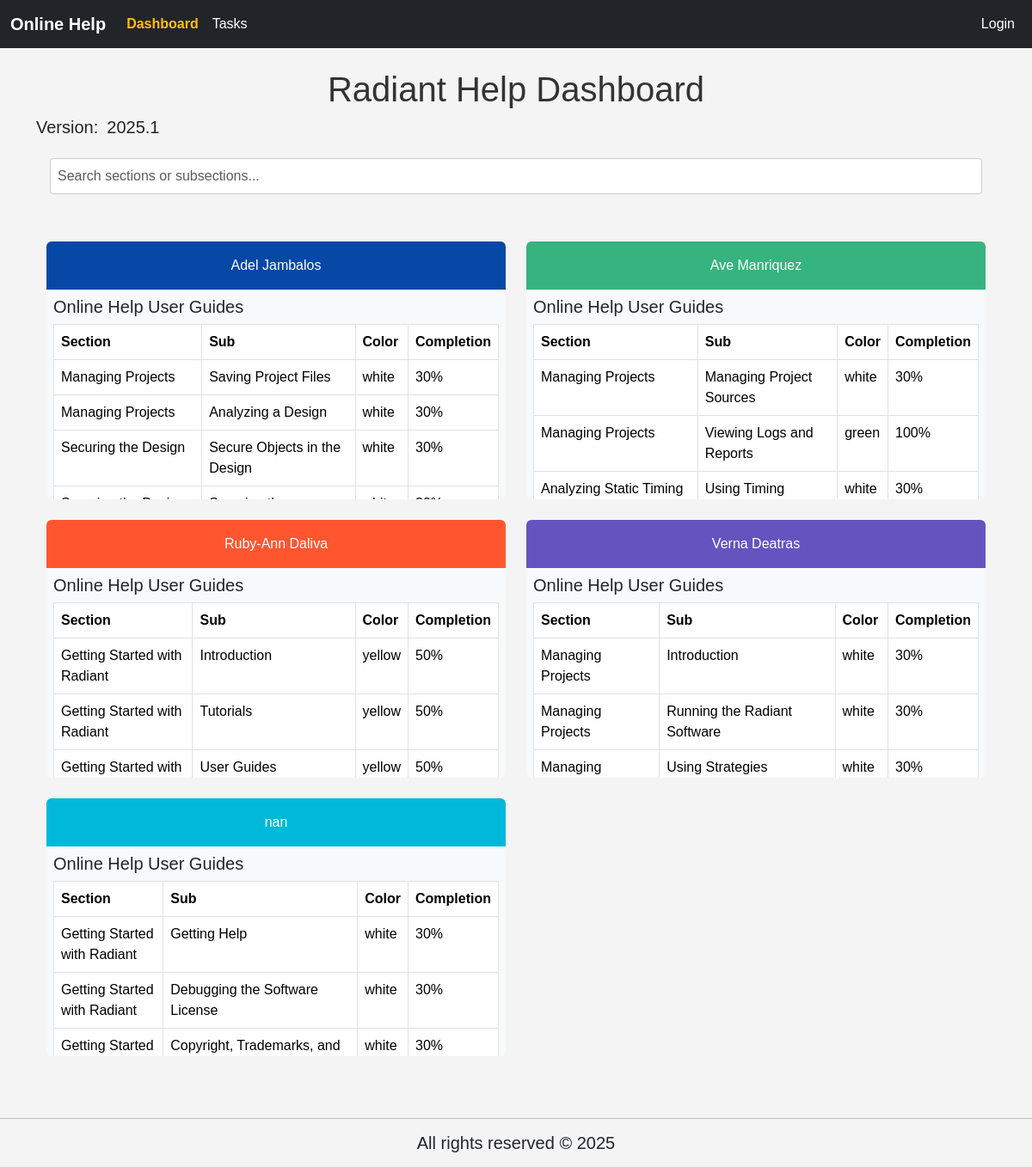
Screenshot of /online_help/ with the database file from the repository.
### online_help/models.py (models this page shows, shortened)
class Version(models.Model):
    number = models.CharField(max_length=20)
    updated_at = models.DateTimeField(auto_now=True)

class Writers(models.Model):
    writer_name = models.CharField(max_length=255)

class Task(models.Model):
    document = models.CharField(max_length=255)
    section = models.CharField(max_length=255)
    sub_section = models.CharField(max_length=255)
    comments = models.TextField()
    SME = models.CharField(max_length=255)
    color = models.CharField(max_length=50)
    completion = models.CharField(max_length=100, default='0%')
    created_at = models.DateTimeField(auto_now_add=True)  # Add this line

class TaskWriter(models.Model):
    task = models.ForeignKey(Task, on_delete=models.CASCADE)
    writer = models.ForeignKey(Writers, on_delete=models.CASCADE)
    class Meta:
        unique_together = ('task', 'writer')

### online_help/views.py (the view)
# urls.py: path('', views.home_test, name='home_test'),
def home_test(request):
    writers = Writers.objects.annotate(
        sort_name=Coalesce('writer_name', Value('zzz'))  # 'zzz' ensures nulls go last
    ).order_by('sort_name')
    task_writers = TaskWriter.objects.select_related('task', 'writer')
    writer_tasks_grouped = {}
    color_classes = [
        "color-blue", "color-green", "color-red", "color-purple",
        "color-cyan", "color-orange", "color-teal", "color-yellow"
    ]
    writer_color_classes = {}
    for i, writer in enumerate(writers):
        writer_color_classes[writer.pk] = color_classes[i % len(color_classes)]
        grouped_by_doc = defaultdict(list)
        for tw in task_writers:
            if tw.writer_id == writer.pk:
                grouped_by_doc[tw.task.document].append(tw)
        writer_tasks_grouped[writer.pk] = dict(grouped_by_doc)
    version = Version.objects.first()
    ctx = {
        'writers': writers,
        'writer_tasks_grouped': writer_tasks_grouped,
        'writer_color_classes': writer_color_classes,
        'version': version,
        'can_edit': request.user.is_authenticated and (request.user.is_superuser or request.user.is_staff),
    }
    return render(request, 'online_help/home_test.html', ctx)

### online_help/templatetags/custom_filters.py (called while the page is built)
@register.filter
def get_item(dictionary, key):
    return dictionary.get(key)

### online_help/templates/online_help/home_test.html (shortened to what this page needs)
{% extends 'online_help/base.html' %}
{% block content %}
{% load static custom_filters %}
<link rel="stylesheet" href="{% static 'css/home.css' %}">
<h1>Radiant Help Dashboard</h1>
<div style="display: flex; align-items: center; gap: 10px;">
  <h5>Version:</h5>
  <h5 id="version-text">{{ version.number }}</h5>
</div>
<div class="p-3" style="position: sticky; top: 30px; z-index: 1000;">
    <input type="text" id="searchInput" class="form-control" placeholder="Search sections or subsections..." onkeyup="filterContent()">
</div>
<div class="container mt-4">
    <div class="row">
        {% for writer in writers %}
            <div class="col-md-6 mb-4">
                <div class="bg-light rounded scroll-box">
                  <div class="p-3 text-white text-center {{ writer_color_classes|get_item:writer.pk }}">
                        <p class="m-0">
                            <a href="{% url 'online_help:per_user_test' writer.pk %}" class="hover-link">{{ writer.writer_name }}</a>
                        </p>
                    </div>
                    <div class="p-2">
                        {% with writer_tasks_grouped|get_item:writer.pk as documents %}
                            {% if documents %}
                                {% for document, tasks in documents.items %}
                                    <h5>{{ document }}</h5>
                                    <table class="table table-bordered mb-3">
                                        <thead class="thead-light">
                                            <tr>
                                                <th>Section</th>
                                                <th>Sub</th>
                                                <th>Color</th>
                                                <th>Completion</th>
                                            </tr>
                                        </thead>
                                        <tbody>
                                            {% for tk in tasks %}
                                                <tr>
                                                    <td>{{ tk.task.section }}</td>
                                                    <td>
                                                        <a href="{% url 'online_help:per_subsection_test' tk.writer.pk tk.task.pk %}" class="hover-link">
                                                            {{ tk.task.sub_section }}
                                                        </a>
                                                    </td>
                                                    <td>{{ tk.task.color }}</td>
                                                    <td>{{ tk.task.completion }}</td>
                                                </tr>
                                            {% endfor %}
                                        </tbody>
                                    </table>
                                {% endfor %}
                            {% else %}
                                <p>No tasks assigned.</p>
                            {% endif %}
                        {% endwith %}
                    </div>
                </div>
            </div>
        {% endfor %}
    </div>
</div>
{% endblock %}

### online_help/templates/online_help/base.html (shortened to what this page needs)
{% load static %}
<!DOCTYPE html>
<html lang="en">
<head>
    <link href="https://cdn.jsdelivr.net/npm/bootstrap@5.3.3/dist/css/bootstrap.min.css" rel="stylesheet">
    <link rel="stylesheet" href="{% static 'css/base.css' %}">
    <link rel="stylesheet" href="{% static 'css/nav.css' %}">
</head>
<body>
    {% include 'online_help/navbar.html' %}
    <div class="container mt-4">
        {% block content %}{% endblock content %}
    </div>
    <footer class="text-center mt-5 mb-3">
        <hr>
        <h5>All rights reserved &copy; {% now "Y" %}</h5>
    </footer>
</body>
</html>

### online_help/templates/online_help/navbar.html (shortened to what this page needs)
{% load static %}
<nav class="navbar navbar-expand-lg navbar-dark bg-dark">
    <div class="container-fluid">
        <a class="navbar-brand" href="{% url 'online_help:home_test' %}">Online Help</a>
        <div class="collapse navbar-collapse" id="navbarNav">
            <ul class="navbar-nav me-auto">
                <li class="nav-item">
                    <a class="nav-link {% if request.resolver_match.url_name == 'home_test' %}active{% endif %}" href="{% url 'online_help:home_test' %}">Dashboard</a>
                </li>
                <li class="nav-item">
                    <a class="nav-link {% if request.resolver_match.url_name == 'tasks_test' %}active{% endif %}" href="{% url 'online_help:tasks_test' %}">Tasks</a>
                </li>
            </ul>
            <ul class="navbar-nav ml-auto">
                {% if request.user.is_authenticated %}
                    <li class="nav-item">
                        <a class="nav-link" href="{% url 'online_help:logout' %}">Logout</a>
                    </li>
                {% else %}
                    <li class="nav-item">
                        <a class="nav-link {% if request.resolver_match.url_name == 'login' %}active{% endif %}" href="{% url 'online_help:login' %}">Login</a>
                    </li>
                {% endif %}
            </ul>
        </div>
    </div>
</nav>

### online_help/static/css/base.css (style rules this page uses)
body { background-color: #f4f4f4 !important; font-family: Arial, sans-serif; }
h1 { color: #333; text-align: center; margin-top: 20px; }

### online_help/static/css/nav.css (style rules this page uses)
.navbar-brand { font-weight: bold; }
.nav-link { color: #fff !important; transition: color 0.3s ease; }
.nav-link.active { font-weight: bold; color: #ffc107 !important; }

### online_help/static/css/home.css (style rules this page uses)
body { background-color: #f4f4f4 !important; font-family: Arial, sans-serif; }
.scroll-box { max-height: 300px; overflow-y: auto; }
.hover-link { color: inherit; text-decoration: none; }
#searchInput { margin-bottom: 15px; padding: 8px; width: 100%; border: 1px solid #ccc; border-radius: 4px; }
.color-blue { background-color: #0747a6; }
.color-green { background-color: #36B37E; }
.color-red { background-color: #FF5630; }
.color-purple { background-color: #6554C0; }
.color-cyan { background-color: #00B8D9; }

### rows the page displays
Version: number "2025.1"
Writers: writer_name "Adel Jambalos"
Task: documents "Online Help User Guides"
TaskWriter: task.section "Managing Projects", task.sub_section "Saving Project Files", task.color "white", task.completion "30%"
TaskWriter: task.section "Managing Projects", task.sub_section "Analyzing a Design", task.color "white", task.completion "30%"
TaskWriter: task.section "Securing the Design", task.sub_section "Secure Objects in the Design", task.color "white", task.completion "30%"
Writers: writer_name "Ave Manriquez"
TaskWriter: document "Online Help User Guides", task.section "Managing Projects", task.sub_section "Managing Project Sources", task.color "white", task.completion "30%"
TaskWriter: task.section "Managing Projects", task.sub_section "Viewing Logs and Reports", task.color "green", task.completion "100%"
TaskWriter: task.section "Analyzing Static Timing", task.sub_section "Using Timing…", task.color "white", task.completion "30%"
Writers: writer_name "Ruby-Ann Daliva"
TaskWriter: document "Online Help User Guides", task.section "Getting Started with Radiant", task.sub_section "Introduction", task.color "yellow", task.completion "50%"
TaskWriter: task.section "Getting Started with Radiant", task.sub_section "Tutorials", task.color "yellow", task.completion "50%"
TaskWriter: task.section "Getting Started with…", task.sub_section "User Guides", task.color "yellow", task.completion "50%"
Writers: writer_name "Verna Deatras"
Task: documents "Online Help User Guides"
TaskWriter: task.section "Managing Projects", task.sub_section "Introduction", task.color "white", task.completion "30%"
TaskWriter: task.section "Managing Projects", task.sub_section "Running the Radiant Software", task.color "white", task.completion "30%"
TaskWriter: task.section "Managing…", task.sub_section "Using Strategies", task.color "white", task.completion "30%"
Writers: writer_name "nan"
Task: documents "Online Help User Guides"
TaskWriter: task.section "Getting Started with Radiant", task.sub_section "Getting Help", task.color "white", task.completion "30%"
TaskWriter: task.section "Getting Started with Radiant", task.sub_section "Debugging the Software License", task.color "white", task.completion "30%"
TaskWriter: task.section "Getting Started…", task.sub_section "Copyright, Trademarks, and…", task.color "white", task.completion "30%"
